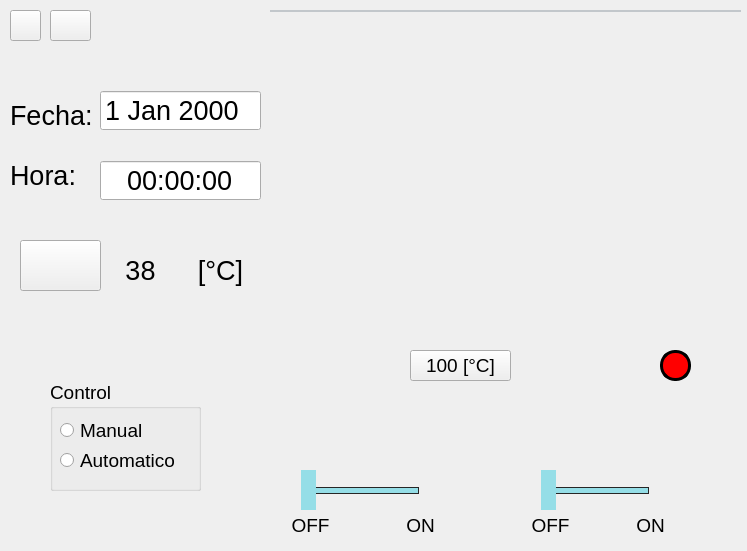
<?xml version="1.0" encoding="UTF-8"?>
<ui version="4.0">
 <class>Form</class>
 <widget class="QWidget" name="Form">
  <property name="geometry">
   <rect>
    <x>0</x>
    <y>0</y>
    <width>747</width>
    <height>551</height>
   </rect>
  </property>
  <property name="windowTitle">
   <string>Form</string>
  </property>
  <widget class="QPushButton" name="btn_info">
   <property name="geometry">
    <rect>
     <x>10</x>
     <y>10</y>
     <width>31</width>
     <height>31</height>
    </rect>
   </property>
   <property name="styleSheet">
    <string notr="true">QPushButton {
border-image: url(:/ICON/IMAGENES/info_on.png);
 }
QPushButton:hover {
border-image: url(:/ICON/IMAGENES/info_off.png);
}
QPushButton:pressed {
	border-image: url(:/ICON/IMAGENES/info_on.png);
}
</string>
   </property>
   <property name="text">
    <string/>
   </property>
  </widget>
  <widget class="QPushButton" name="btn_configIdioma">
   <property name="geometry">
    <rect>
     <x>50</x>
     <y>10</y>
     <width>41</width>
     <height>31</height>
    </rect>
   </property>
   <property name="styleSheet">
    <string notr="true">QPushButton {
border-image: url(:/ICON/IMAGENES/idioma_on.png);
 }
QPushButton:hover {
border-image: url(:/ICON/IMAGENES/idioma_off.png);
}
QPushButton:pressed {
border-image: url(:/ICON/IMAGENES/idioma_on.png);
}
</string>
   </property>
   <property name="text">
    <string/>
   </property>
  </widget>
  <widget class="QSlider" name="hoSli_venti">
   <property name="geometry">
    <rect>
     <x>300</x>
     <y>470</y>
     <width>131</width>
     <height>40</height>
    </rect>
   </property>
   <property name="styleSheet">
    <string notr="true">QSlider {
    min-height: 40px;
    max-height: 40px;
}

QSlider::groove:horizontal {
    border: 1px solid #262626;
    height: 5px;
   /* background: #393939;*/
	background:#95DEE7;
    margin: 0 12px;
}

QSlider::handle:horizontal {
   /* background: #22B14C;*/
    background:#95DEE7;
    width: 15px;
    height: 80px;
    margin: 24px -12px;
}</string>
   </property>
   <property name="maximum">
    <number>1</number>
   </property>
   <property name="pageStep">
    <number>1</number>
   </property>
   <property name="orientation">
    <enum>Qt::Horizontal</enum>
   </property>
   <property name="tickPosition">
    <enum>QSlider::TicksBothSides</enum>
   </property>
  </widget>
  <widget class="QLabel" name="label_3">
   <property name="geometry">
    <rect>
     <x>290</x>
     <y>510</y>
     <width>41</width>
     <height>31</height>
    </rect>
   </property>
   <property name="font">
    <font>
     <pointsize>14</pointsize>
    </font>
   </property>
   <property name="text">
    <string>OFF</string>
   </property>
   <property name="alignment">
    <set>Qt::AlignCenter</set>
   </property>
  </widget>
  <widget class="QLabel" name="label_4">
   <property name="geometry">
    <rect>
     <x>400</x>
     <y>510</y>
     <width>41</width>
     <height>31</height>
    </rect>
   </property>
   <property name="font">
    <font>
     <pointsize>14</pointsize>
    </font>
   </property>
   <property name="text">
    <string>ON</string>
   </property>
   <property name="alignment">
    <set>Qt::AlignCenter</set>
   </property>
  </widget>
  <widget class="QLabel" name="label_8">
   <property name="geometry">
    <rect>
     <x>630</x>
     <y>510</y>
     <width>41</width>
     <height>31</height>
    </rect>
   </property>
   <property name="font">
    <font>
     <pointsize>14</pointsize>
    </font>
   </property>
   <property name="text">
    <string>ON</string>
   </property>
   <property name="alignment">
    <set>Qt::AlignCenter</set>
   </property>
  </widget>
  <widget class="QLabel" name="label_9">
   <property name="geometry">
    <rect>
     <x>530</x>
     <y>510</y>
     <width>41</width>
     <height>31</height>
    </rect>
   </property>
   <property name="font">
    <font>
     <pointsize>14</pointsize>
    </font>
   </property>
   <property name="text">
    <string>OFF</string>
   </property>
   <property name="alignment">
    <set>Qt::AlignCenter</set>
   </property>
  </widget>
  <widget class="QSlider" name="hoSli_foco">
   <property name="geometry">
    <rect>
     <x>540</x>
     <y>470</y>
     <width>121</width>
     <height>40</height>
    </rect>
   </property>
   <property name="styleSheet">
    <string notr="true">QSlider {
    min-height: 40px;
    max-height: 40px;
}

QSlider::groove:horizontal {
    border: 1px solid #262626;
    height: 5px;
   /* background: #393939;*/
	background:#95DEE7;
    margin: 0 12px;
}

QSlider::handle:horizontal {
   /* background: #22B14C;*/
    background:#95DEE7;
    width: 15px;
    height: 80px;
    margin: 24px -12px;
}


</string>
   </property>
   <property name="maximum">
    <number>1</number>
   </property>
   <property name="pageStep">
    <number>1</number>
   </property>
   <property name="orientation">
    <enum>Qt::Horizontal</enum>
   </property>
   <property name="tickPosition">
    <enum>QSlider::TicksBothSides</enum>
   </property>
  </widget>
  <widget class="QLabel" name="bel_estadoVenti">
   <property name="geometry">
    <rect>
     <x>310</x>
     <y>380</y>
     <width>111</width>
     <height>91</height>
    </rect>
   </property>
   <property name="styleSheet">
    <string notr="true">border-image: url(:/ICON/IMAGENES/ventilador_off.png);</string>
   </property>
   <property name="text">
    <string/>
   </property>
  </widget>
  <widget class="QLabel" name="bel_estadoFoco">
   <property name="geometry">
    <rect>
     <x>550</x>
     <y>380</y>
     <width>111</width>
     <height>91</height>
    </rect>
   </property>
   <property name="styleSheet">
    <string notr="true">border-image: url(:/ICON/IMAGENES/foco_off.png);</string>
   </property>
   <property name="text">
    <string/>
   </property>
  </widget>
  <widget class="QTimeEdit" name="timeEdit_tiempo">
   <property name="geometry">
    <rect>
     <x>100</x>
     <y>160</y>
     <width>161</width>
     <height>41</height>
    </rect>
   </property>
   <property name="font">
    <font>
     <pointsize>20</pointsize>
    </font>
   </property>
   <property name="wrapping">
    <bool>false</bool>
   </property>
   <property name="alignment">
    <set>Qt::AlignCenter</set>
   </property>
   <property name="readOnly">
    <bool>true</bool>
   </property>
   <property name="buttonSymbols">
    <enum>QAbstractSpinBox::NoButtons</enum>
   </property>
  </widget>
  <widget class="QPushButton" name="pushButton_3">
   <property name="geometry">
    <rect>
     <x>20</x>
     <y>240</y>
     <width>81</width>
     <height>51</height>
    </rect>
   </property>
   <property name="styleSheet">
    <string notr="true">border-image: url(:/ICON/IMAGENES/termo.png);
</string>
   </property>
   <property name="text">
    <string/>
   </property>
  </widget>
  <widget class="QLabel" name="label_6">
   <property name="geometry">
    <rect>
     <x>10</x>
     <y>100</y>
     <width>91</width>
     <height>31</height>
    </rect>
   </property>
   <property name="font">
    <font>
     <pointsize>20</pointsize>
    </font>
   </property>
   <property name="text">
    <string>Fecha:</string>
   </property>
  </widget>
  <widget class="QLabel" name="bel_temp">
   <property name="geometry">
    <rect>
     <x>100</x>
     <y>250</y>
     <width>81</width>
     <height>41</height>
    </rect>
   </property>
   <property name="font">
    <font>
     <pointsize>20</pointsize>
    </font>
   </property>
   <property name="text">
    <string>38</string>
   </property>
   <property name="alignment">
    <set>Qt::AlignCenter</set>
   </property>
  </widget>
  <widget class="QLabel" name="label_7">
   <property name="geometry">
    <rect>
     <x>10</x>
     <y>160</y>
     <width>81</width>
     <height>31</height>
    </rect>
   </property>
   <property name="font">
    <font>
     <pointsize>20</pointsize>
    </font>
   </property>
   <property name="text">
    <string>Hora:</string>
   </property>
  </widget>
  <widget class="QLabel" name="label_2">
   <property name="geometry">
    <rect>
     <x>190</x>
     <y>250</y>
     <width>61</width>
     <height>41</height>
    </rect>
   </property>
   <property name="font">
    <font>
     <pointsize>20</pointsize>
    </font>
   </property>
   <property name="text">
    <string>[°C]</string>
   </property>
   <property name="alignment">
    <set>Qt::AlignCenter</set>
   </property>
  </widget>
  <widget class="QDateEdit" name="dateEdit_fecha">
   <property name="geometry">
    <rect>
     <x>100</x>
     <y>90</y>
     <width>161</width>
     <height>41</height>
    </rect>
   </property>
   <property name="font">
    <font>
     <pointsize>20</pointsize>
    </font>
   </property>
   <property name="readOnly">
    <bool>true</bool>
   </property>
   <property name="buttonSymbols">
    <enum>QAbstractSpinBox::NoButtons</enum>
   </property>
  </widget>
  <widget class="QGroupBox" name="groupBox">
   <property name="geometry">
    <rect>
     <x>50</x>
     <y>380</y>
     <width>151</width>
     <height>111</height>
    </rect>
   </property>
   <property name="font">
    <font>
     <pointsize>14</pointsize>
    </font>
   </property>
   <property name="title">
    <string>Control</string>
   </property>
   <widget class="QRadioButton" name="rb_controlManual">
    <property name="geometry">
     <rect>
      <x>10</x>
      <y>40</y>
      <width>101</width>
      <height>21</height>
     </rect>
    </property>
    <property name="font">
     <font>
      <pointsize>14</pointsize>
     </font>
    </property>
    <property name="text">
     <string>Manual</string>
    </property>
   </widget>
   <widget class="QRadioButton" name="rb_controlAutomatico">
    <property name="geometry">
     <rect>
      <x>10</x>
      <y>70</y>
      <width>121</width>
      <height>21</height>
     </rect>
    </property>
    <property name="font">
     <font>
      <pointsize>14</pointsize>
     </font>
    </property>
    <property name="text">
     <string>Automatico</string>
    </property>
   </widget>
  </widget>
  <widget class="QPushButton" name="btn_configFoco">
   <property name="geometry">
    <rect>
     <x>660</x>
     <y>350</y>
     <width>31</width>
     <height>31</height>
    </rect>
   </property>
   <property name="styleSheet">
    <string notr="true">border :3px solid black;
border-radius: 15px;
background-color: rgb(255, 0, 0);</string>
   </property>
   <property name="text">
    <string/>
   </property>
  </widget>
  <widget class="QPushButton" name="btn_configVenti">
   <property name="geometry">
    <rect>
     <x>410</x>
     <y>350</y>
     <width>101</width>
     <height>31</height>
    </rect>
   </property>
   <property name="font">
    <font>
     <pointsize>14</pointsize>
    </font>
   </property>
   <property name="text">
    <string>100 [°C]</string>
   </property>
  </widget>
  <widget class="QTabWidget" name="tabWidget">
   <property name="geometry">
    <rect>
     <x>270</x>
     <y>10</y>
     <width>471</width>
     <height>331</height>
    </rect>
   </property>
   <property name="styleSheet">
    <string notr="true">QTabWidget::pane { /* The tab widget frame */
/* La linea encabezado que se encuentra abajo de los cuadros de seleccion*/
    border-top: 2px solid #C2C7CB;
}

QTabWidget::tab-bar { 
/*Que tan alejado se encuentra el primer cuadro de seleccion de la parte izquierda del TabWiget*/
   left: 5px; /* move to the right by 5px */
}

/* Style the tab using the tab sub-control. Note that
    it reads QTabBar _not_ QTabWidget */
QTabBar::tab {
    background: qlineargradient(x1: 0, y1: 0, x2: 0, y2: 1,
                                stop: 0 #E1E1E1, stop: 0.4 #DDDDDD,
                                stop: 0.5 #D8D8D8, stop: 1.0 #D3D3D3);
    border: 2px solid #C4C4C3; /*contorno de los cuadros de seleccion*/
   
 /*linea de abajo del cuadro(s) que no esta(n) seleccionado(s)*/
    border-bottom-color:#C2C7CB; /* same as the pane color */

    border-top-left-radius: 10px; /*curvatura de los cuadros de seleccion*/
    border-top-right-radius: 4px; /*curvatura de los cuadros de seleccion*/
    min-width: 25ex; /*ancho de cada casila*/
	min-height:5ex;/*alto de cada casilla*/
    padding: 2px;
   font: 14pt &quot;MS Shell Dlg 2&quot;;
}

QTabBar::tab:selected, QTabBar::tab:hover {
background: qlineargradient(x1: 0, y1: 0, x2: 0, y2: 1,
                                stop: 0 #fafafa, stop: 0.4 #f4f4f4,
                                stop: 0.5 #e7e7e7, stop: 1.0 #fafafa);
}

QTabBar::tab:selected {
    border-color:#9B9B9B;/*Color del borde de la casilla que esta seleccionada*/
   /*borde del suelo del cuadro que esta seleccionado*/ 
   border-bottom-color: #C2C7CB; /* same as pane color */
}

QTabBar::tab:!selected {
   /*tamaño de superiodida de alto del cuadro seleccionado y los que no*/
    margin-top: 2px; /* make non-selected tabs look smaller */
    font: 14pt &quot;MS Shell Dlg 2&quot;; /*Tamaño de letra de los cuadros que no estan
   seleccionados*/
}

/* make use of negative margins for overlapping tabs */
QTabBar::tab:selected {
    /* expand/overlap to the left and right by 4px */
    margin-left: -4px;/*longitud que se alejara una casilla de la parte izquierda 
   cuando este seleccionada*/
    margin-right: -4px;
}

QTabBar::tab:first:selected {
    margin-left: 0; /* the first selected tab has nothing to overlap with on the left */
}

QTabBar::tab:last:selected {
 margin-right: 0; /* the last selected tab has nothing to overlap with on the right */
}

QTabBar::tab:only-one {
    margin: 0; /* if there is only one tab, we don't want overlapping margins */
}</string>
   </property>
   <property name="currentIndex">
    <number>-1</number>
   </property>
  </widget>
 </widget>
 <resources>
  <include location="../../IMAG.qrc"/>
 </resources>
 <connections/>
</ui>
